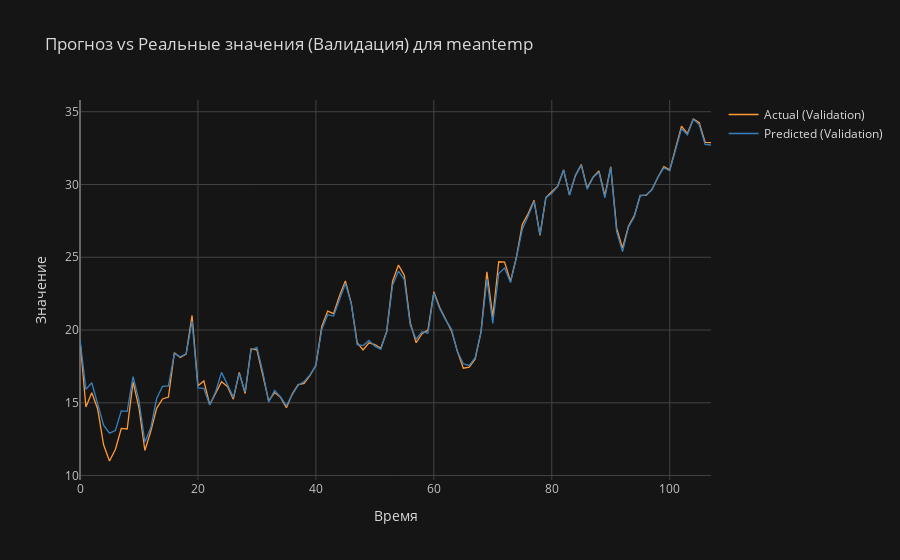
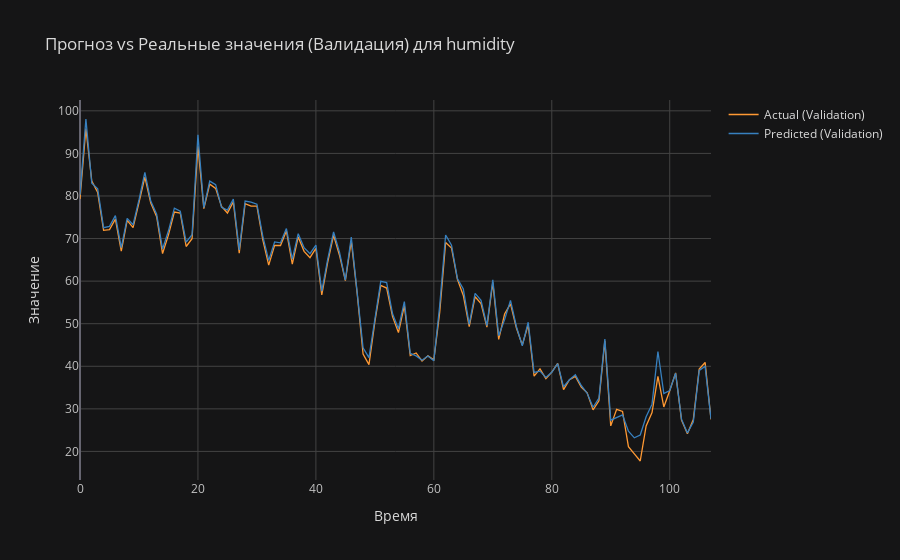
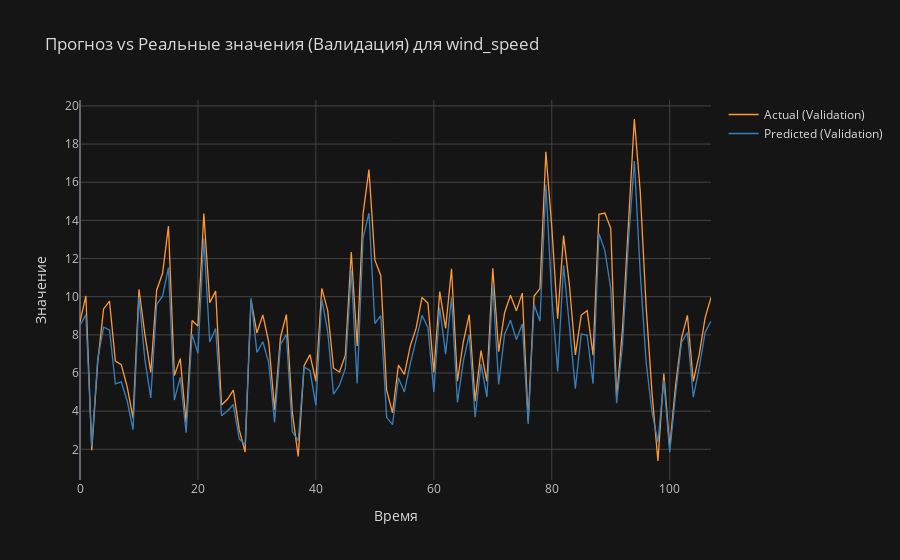
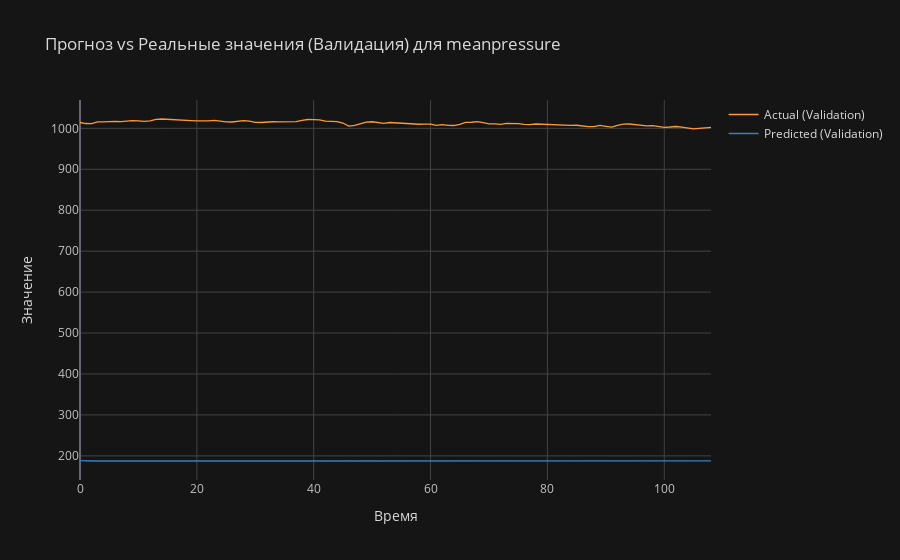

Notebook source saved alongside these figures, in order:
### Code cell
# Визуализация валидационных данных
validation_data_meantemp.plot_val_results(predictions_val_meantemp, y_val_actual_meantemp)
validation_data_humidity.plot_val_results(predictions_val_humidity, y_val_actual_humidity)
validation_data_wind_speed.plot_val_results(predictions_val_wind_speed, y_val_actual_wind_speed)
validation_data_meanpressure.plot_val_results(predictions_val_meanpressure, y_val_actual_meanpressure)
